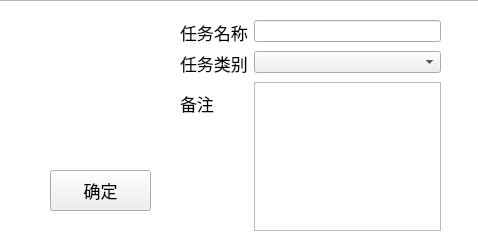
<?xml version="1.0" encoding="UTF-8"?>
<ui version="4.0">
 <class>createTaskDialog</class>
 <widget class="QDialog" name="createTaskDialog">
  <property name="geometry">
   <rect>
    <x>0</x>
    <y>0</y>
    <width>478</width>
    <height>240</height>
   </rect>
  </property>
  <property name="windowTitle">
   <string>Dialog</string>
  </property>
  <widget class="QDialogButtonBox" name="buttonBox">
   <property name="geometry">
    <rect>
     <x>100</x>
     <y>350</y>
     <width>171</width>
     <height>32</height>
    </rect>
   </property>
   <property name="orientation">
    <enum>Qt::Horizontal</enum>
   </property>
   <property name="standardButtons">
    <set>QDialogButtonBox::Cancel|QDialogButtonBox::Ok</set>
   </property>
  </widget>
  <widget class="QListView" name="listView">
   <property name="geometry">
    <rect>
     <x>-10</x>
     <y>0</y>
     <width>491</width>
     <height>251</height>
    </rect>
   </property>
   <property name="font">
    <font>
     <pointsize>15</pointsize>
    </font>
   </property>
   <property name="styleSheet">
    <string notr="true">border-image:url(:/background/resource/background/bg5.jpg)</string>
   </property>
  </widget>
  <widget class="QWidget" name="formLayoutWidget">
   <property name="geometry">
    <rect>
     <x>180</x>
     <y>20</y>
     <width>261</width>
     <height>211</height>
    </rect>
   </property>
   <layout class="QFormLayout" name="formLayout">
    <item row="0" column="0">
     <widget class="QLabel" name="label">
      <property name="font">
       <font>
        <pointsize>13</pointsize>
       </font>
      </property>
      <property name="text">
       <string>任务名称</string>
      </property>
     </widget>
    </item>
    <item row="0" column="1">
     <widget class="QLineEdit" name="taskName"/>
    </item>
    <item row="1" column="1">
     <widget class="QComboBox" name="taskKind"/>
    </item>
    <item row="2" column="0">
     <widget class="QLabel" name="label_3">
      <property name="font">
       <font>
        <pointsize>13</pointsize>
       </font>
      </property>
      <property name="text">
       <string>备注</string>
      </property>
     </widget>
    </item>
    <item row="2" column="1">
     <widget class="QTextEdit" name="taskNote"/>
    </item>
    <item row="1" column="0">
     <widget class="QLabel" name="label_2">
      <property name="font">
       <font>
        <pointsize>13</pointsize>
       </font>
      </property>
      <property name="text">
       <string>任务类别</string>
      </property>
     </widget>
    </item>
   </layout>
  </widget>
  <widget class="QPushButton" name="sureButton">
   <property name="geometry">
    <rect>
     <x>50</x>
     <y>170</y>
     <width>101</width>
     <height>41</height>
    </rect>
   </property>
   <property name="font">
    <font>
     <pointsize>13</pointsize>
    </font>
   </property>
   <property name="text">
    <string>确定</string>
   </property>
  </widget>
  <zorder>listView</zorder>
  <zorder>buttonBox</zorder>
  <zorder>formLayoutWidget</zorder>
  <zorder>sureButton</zorder>
 </widget>
 <resources>
  <include location="resource.qrc"/>
 </resources>
 <connections>
  <connection>
   <sender>buttonBox</sender>
   <signal>accepted()</signal>
   <receiver>createTaskDialog</receiver>
   <slot>accept()</slot>
   <hints>
    <hint type="sourcelabel">
     <x>248</x>
     <y>254</y>
    </hint>
    <hint type="destinationlabel">
     <x>157</x>
     <y>274</y>
    </hint>
   </hints>
  </connection>
  <connection>
   <sender>buttonBox</sender>
   <signal>rejected()</signal>
   <receiver>createTaskDialog</receiver>
   <slot>reject()</slot>
   <hints>
    <hint type="sourcelabel">
     <x>316</x>
     <y>260</y>
    </hint>
    <hint type="destinationlabel">
     <x>286</x>
     <y>274</y>
    </hint>
   </hints>
  </connection>
 </connections>
</ui>
